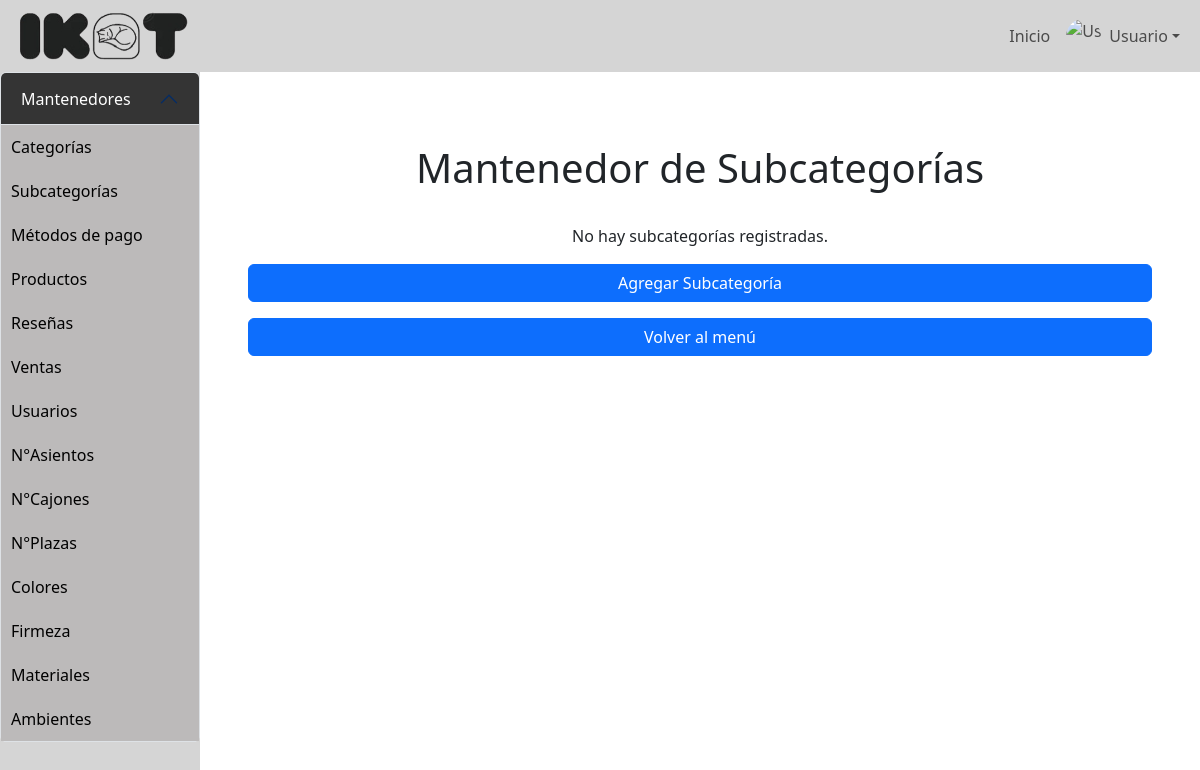
Before: /mantenedores/Mantenedor_subcategorias/mostrar_subcategoria.php with the older database file.
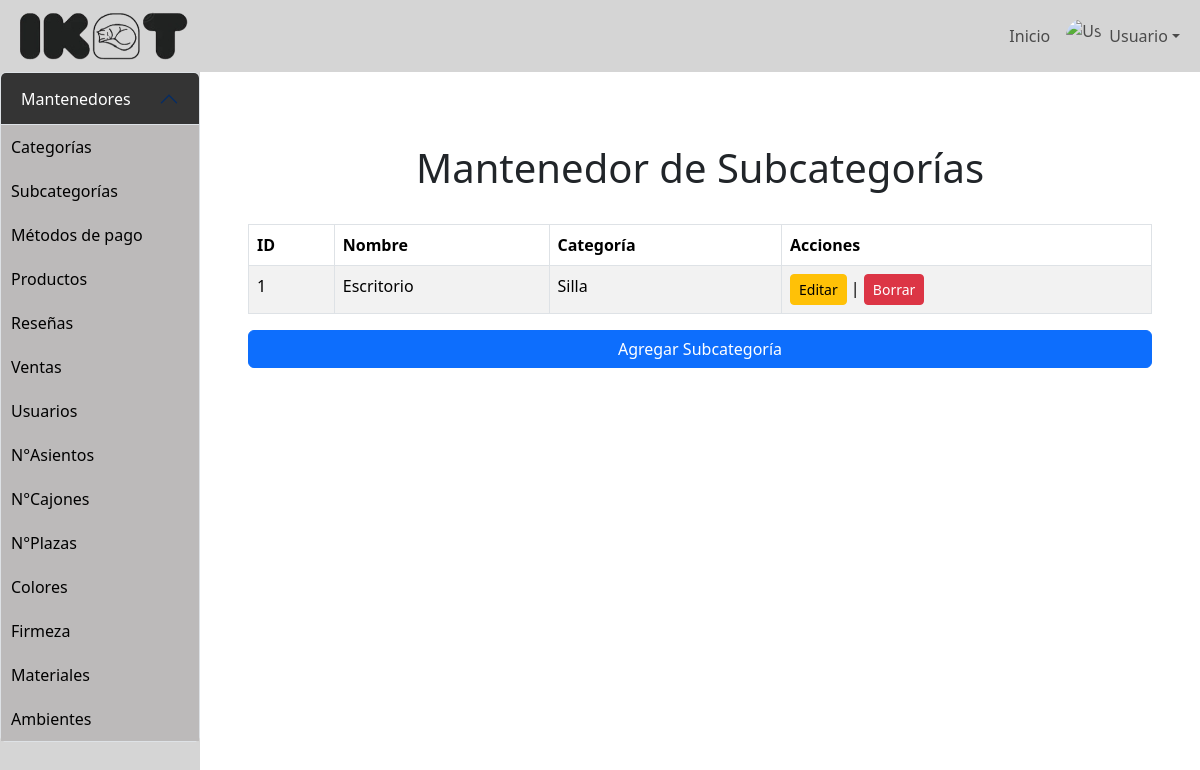
After: the same page with the newer database file.
### tables this page shows
CREATE TABLE `subcategoria` (
  `id_subcategoria` int(11) NOT NULL,
  `nombre_subcategoria` varchar(30) NOT NULL,
  `id_categoria` int(11) DEFAULT NULL
);

CREATE TABLE `categoria` (
  `id_categoria` int(10) NOT NULL,
  `nombre_categoria` varchar(50) NOT NULL
);

### mantenedores/Mantenedor_subcategorias/mostrar_subcategoria.php (the view, shortened to what the changed rows need)
<?php
include '../../config/conexion.php';
?>
<!DOCTYPE html>
<html lang="en">
<head>
    <link href="https://cdn.jsdelivr.net/npm/bootstrap@5.3.3/dist/css/bootstrap.min.css" rel="stylesheet">
    <link rel="stylesheet" href="../menu/styles.css">
</head>
<body>
    <div class="d-flex">
        <div class="content-area flex-grow-1 p-5 col-4 col-md-10">
            <h1 class="text-center p-4">Mantenedor de Subcategorías</h1>
            <div class="table-responsive">
                <?php
                    $sql = "SELECT s.id_subcategoria, s.nombre_subcategoria, c.nombre_categoria
                            FROM subcategoria s
                            INNER JOIN categoria c ON s.id_categoria = c.id_categoria";
                    $result = $conn->query($sql);
                    if ($result->num_rows > 0) {
                        echo "<table class='table table-bordered table-striped'>
                                <thead class='thead-dark'>
                                    <tr>
                                        <th>ID</th>
                                        <th>Nombre</th>
                                        <th>Categoría</th>
                                        <th>Acciones</th>
                                    </tr>
                                </thead>
                                <tbody>";
                        while($row = $result->fetch_assoc()) {
                            echo "<tr>
                                    <td>" . $row["id_subcategoria"] . "</td>
                                    <td>" . $row["nombre_subcategoria"] . "</td>
                                    <td>" . $row["nombre_categoria"] . "</td>
                                    <td>
                                        <a class='btn btn-warning btn-sm' data-bs-toggle='modal' data-bs-target='#editarSubcategoriaModal" . $row["id_subcategoria"] . "'>Editar</a> |
                                        <a href='borrar_subcategoria.php?id=" . $row["id_subcategoria"] . "' class='btn btn-danger btn-sm'>Borrar</a>
                                    </td>
                                  </tr>";
                        }
                        echo "</tbody></table>";
                        echo "<a class='btn btn-primary mt-3 d-block' data-bs-toggle='modal' data-bs-target='#agregarSubcategoriaModal'>Agregar Subcategoría</a>";
                    } else {
                        echo "<p class='text-center'>No hay subcategorías registradas.</p>";
                        echo "<a class='btn btn-primary mt-3 d-block' data-bs-toggle='modal' data-bs-target='#agregarSubcategoriaModal'>Agregar Subcategoría</a>";
                        echo "<a href='../menu/menu.html' class='btn btn-primary mt-3 d-block'>Volver al menú</a>";
                    }
                ?>
            </div>
        </div>
    </div>
</body>
</html>

Changed rows visible on the page:
added subcategoria: id_subcategoria "1", nombre_subcategoria "Escritorio", id_categoria.nombre_categoria "Silla"
Other visible differences:
text no longer shown: "No hay subcategorías registradas. Volver al menú"
text now shown: "ID Nombre Categoría Acciones"
